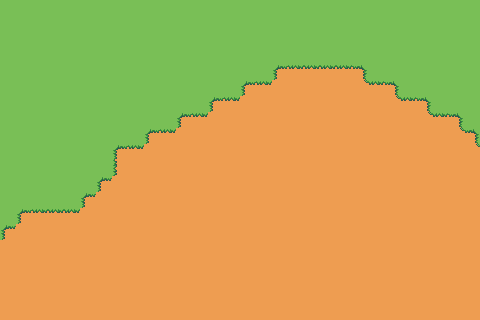

Rendered tile map (Tiled .tmx) drawn with the repository's tilesets; below, a short description and the map source with its tile grids summarised:
An orthogonal 30x20 tile map with 16x16 px tiles, 3 tile layers (Ground, Background, Foreground), 3 tilesets and 7 objects.

<map version="1.10" tiledversion="1.11.2" orientation="orthogonal" renderorder="right-down" width="30" height="20" tilewidth="16" tileheight="16" infinite="0" nextlayerid="8" nextobjectid="14">
 <tileset firstgid="1" source="tileset.tsx" />
 <tileset firstgid="241" source="Tileset fixed.tsx" />
 <tileset firstgid="781" source="objects.tsx" />
 <layer id="3" name="Ground" width="30" height="20">
  <data>[600 cells, 600 non-empty, 8 distinct tile ids]</data>
 </layer>
 <layer id="2" name="Background" width="30" height="20">
  <data>[600 cells, 0 non-empty, 0 distinct tile ids]</data>
 </layer>
 <layer id="4" name="Foreground" width="30" height="20">
  <data>[600 cells, 0 non-empty, 0 distinct tile ids]</data>
 </layer>
 <objectgroup id="7" name="Objects">
  <object id="5" gid="783" x="415.935" y="63.9028" width="33" height="48" />
  <object id="6" gid="783" x="176.259" y="47.8381" width="33" height="48" />
  <object id="7" gid="783" x="32.9716" y="95.5141" width="33" height="48" />
  <object id="8" gid="783" x="112" y="127.644" width="33" height="48" />
  <object id="9" gid="783" x="16.1296" y="191.644" width="33" height="48" />
  <object id="10" gid="783" x="415.676" y="287.515" width="33" height="48" />
  <object id="13" gid="781" x="284" y="136.357" width="72" height="95" />
 </objectgroup>
</map>
